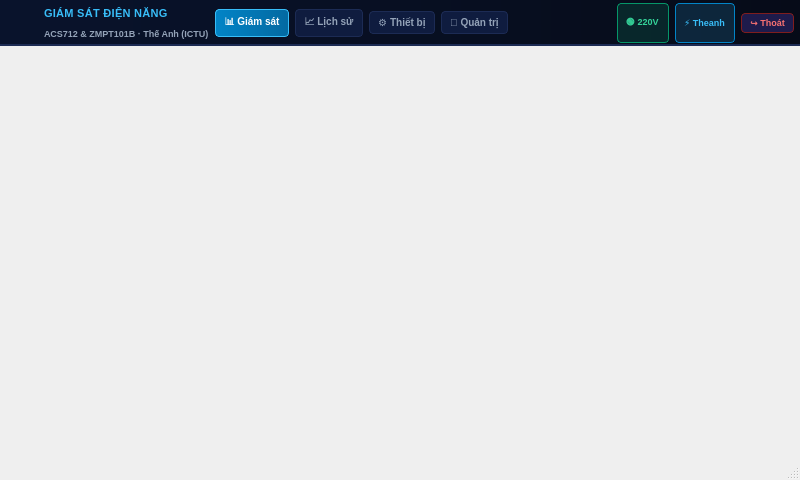
<?xml version="1.0" encoding="UTF-8"?>
<ui version="4.0">
 <class>MainWindow</class>
 <widget class="QMainWindow" name="MainWindow">
  <property name="geometry">
   <rect>
    <x>0</x>
    <y>0</y>
    <width>800</width>
    <height>480</height>
   </rect>
  </property>
  <property name="minimumSize">
   <size>
    <width>480</width>
    <height>320</height>
   </size>
  </property>
  <property name="maximumSize">
   <size>
    <width>16777215</width>
    <height>16777215</height>
   </size>
  </property>
  <property name="windowTitle">
   <string>Hệ Thống Giám Sát Điện Năng (ACS712 &amp; ZMPT101B) - Thế Anh (ICTU)</string>
  </property>
  <widget class="QWidget" name="centralWidget">
   <layout class="QVBoxLayout" name="mainLayout">
    <property name="spacing">
     <number>0</number>
    </property>
    <property name="leftMargin">
     <number>0</number>
    </property>
    <property name="topMargin">
     <number>0</number>
    </property>
    <property name="rightMargin">
     <number>0</number>
    </property>
    <property name="bottomMargin">
     <number>0</number>
    </property>

    <!-- TOP CONSOLE HEADER BAR -->
    <item>
     <widget class="QFrame" name="topConsoleBar">
      <property name="minimumSize">
       <size>
        <width>0</width>
        <height>46</height>
       </size>
      </property>
      <property name="maximumSize">
       <size>
        <width>16777215</width>
        <height>46</height>
       </size>
      </property>
      <property name="styleSheet">
       <string notr="true">
        QFrame#topConsoleBar {
          background: qlineargradient(x1:0, y1:0, x2:1, y2:0, stop:0 #09132c, stop:1 #060b18);
          border-bottom: 1.5px solid #1c2b54;
        }
        QLabel#appLogoLabel {
          border-radius: 4px;
        }
        QLabel#mainAppTitle {
          color: #38bdf8;
          font-size: 11px;
          font-weight: 900;
          letter-spacing: 0.3px;
        }
        QLabel#mainAppSubtitle {
          color: #94a3b8;
          font-size: 9px;
          font-weight: 600;
        }
        QLabel#headerBadgeGrid {
          background-color: rgba(16, 185, 129, 0.15);
          color: #34d399;
          border: 1px solid #059669;
          border-radius: 4px;
          padding: 2px 6px;
          font-size: 9px;
          font-weight: 800;
        }
        QLabel#headerBadgeDevice {
          background-color: rgba(56, 189, 248, 0.15);
          color: #38bdf8;
          border: 1px solid #0284c7;
          border-radius: 4px;
          padding: 2px 6px;
          font-size: 9px;
          font-weight: 800;
        }
        QPushButton#topNavDashboard,
        QPushButton#topNavHistory,
        QPushButton#topNavDevices,
        QPushButton#topNavUsers {
          background: #0f1c3f;
          color: #94a3b8;
          border: 1px solid #1c2b54;
          border-radius: 4px;
          font-size: 10px;
          font-weight: 700;
          padding: 4px 8px;
        }
        QPushButton#topNavDashboard:hover,
        QPushButton#topNavHistory:hover,
        QPushButton#topNavDevices:hover,
        QPushButton#topNavUsers:hover {
          background: #172554;
          color: #38bdf8;
          border-color: #38bdf8;
        }
        QPushButton#topNavDashboard:checked,
        QPushButton#topNavHistory:checked,
        QPushButton#topNavDevices:checked,
        QPushButton#topNavUsers:checked {
          background: qlineargradient(x1:0, y1:0, x2:1, y2:0, stop:0 #0284c7, stop:1 #0369a1);
          color: #ffffff;
          border-color: #38bdf8;
          font-weight: 800;
        }
        QPushButton#topLogoutButton {
          background: #1e1b4b;
          color: #f87171;
          border: 1px solid #7f1d1d;
          border-radius: 4px;
          font-size: 9px;
          font-weight: 800;
          padding: 3px 8px;
        }
        QPushButton#topLogoutButton:hover {
          background: #dc2626;
          color: #ffffff;
        }
       </string>
      </property>
      <layout class="QHBoxLayout" name="headerLayout">
       <property name="leftMargin">
        <number>6</number>
       </property>
       <property name="topMargin">
        <number>3</number>
       </property>
       <property name="rightMargin">
        <number>6</number>
       </property>
       <property name="bottomMargin">
        <number>3</number>
       </property>
       <property name="spacing">
        <number>6</number>
       </property>
       <item>
        <widget class="QLabel" name="appLogoLabel">
         <property name="minimumSize">
          <size>
           <width>32</width>
           <height>32</height>
          </size>
         </property>
         <property name="maximumSize">
          <size>
           <width>32</width>
           <height>32</height>
          </size>
         </property>
         <property name="pixmap">
          <pixmap resource="../resources/resources.qrc">:/images/logo_ictu.png</pixmap>
         </property>
         <property name="scaledContents">
          <bool>true</bool>
         </property>
        </widget>
       </item>
       <item>
        <layout class="QVBoxLayout" name="titleLayout">
         <property name="spacing">
          <number>0</number>
         </property>
         <item>
           <widget class="QLabel" name="mainAppTitle">
            <property name="text">
             <string>GIÁM SÁT ĐIỆN NĂNG</string>
            </property>
           </widget>
          </item>
           <item>
           <widget class="QLabel" name="mainAppSubtitle">
            <property name="text">
             <string>ACS712 &amp; ZMPT101B · Thế Anh (ICTU)</string>
            </property>
           </widget>
          </item>
        </layout>
       </item>
       <item>
        <widget class="QPushButton" name="topNavDashboard">
         <property name="toolTip">
          <string>Màn hình giám sát chính</string>
         </property>
         <property name="text">
          <string>📊 Giám sát</string>
         </property>
         <property name="checkable">
          <bool>true</bool>
         </property>
         <property name="checked">
          <bool>true</bool>
         </property>
         <property name="cursor">
          <cursorShape>PointingHandCursor</cursorShape>
         </property>
        </widget>
       </item>
       <item>
        <widget class="QPushButton" name="topNavHistory">
         <property name="toolTip">
          <string>Xem dữ liệu lịch sử đo lường</string>
         </property>
         <property name="text">
          <string>📈 Lịch sử</string>
         </property>
         <property name="checkable">
          <bool>true</bool>
         </property>
         <property name="cursor">
          <cursorShape>PointingHandCursor</cursorShape>
         </property>
        </widget>
       </item>
       <item>
        <widget class="QPushButton" name="topNavDevices">
         <property name="toolTip">
          <string>Quản lý thiết bị và cài đặt ngưỡng cảnh báo</string>
         </property>
         <property name="text">
          <string>⚙ Thiết bị</string>
         </property>
         <property name="checkable">
          <bool>true</bool>
         </property>
         <property name="cursor">
          <cursorShape>PointingHandCursor</cursorShape>
         </property>
        </widget>
       </item>
       <item>
        <widget class="QPushButton" name="topNavUsers">
         <property name="toolTip">
          <string>Quản lý tài khoản người dùng</string>
         </property>
         <property name="text">
          <string>👤 Quản trị</string>
         </property>
         <property name="checkable">
          <bool>true</bool>
         </property>
         <property name="cursor">
          <cursorShape>PointingHandCursor</cursorShape>
         </property>
        </widget>
       </item>
       <item>
        <spacer name="headerSpacer">
         <property name="orientation">
          <enum>Qt::Horizontal</enum>
         </property>
         <property name="sizeHint" stdset="0">
          <size>
           <width>10</width>
           <height>20</height>
          </size>
         </property>
        </spacer>
       </item>
        <item>
         <widget class="QLabel" name="headerBadgeGrid">
          <property name="text">
           <string>🟢 220V</string>
          </property>
         </widget>
        </item>
        <item>
         <widget class="QLabel" name="headerBadgeDevice">
          <property name="text">
           <string>⚡ Theanh</string>
          </property>
         </widget>
        </item>
        <item>
         <widget class="QPushButton" name="topLogoutButton">
          <property name="toolTip">
           <string>Đăng xuất tài khoản</string>
          </property>
          <property name="text">
           <string>↪ Thoát</string>
          </property>
         </widget>
        </item>
      </layout>
     </widget>
    </item>

    <!-- CENTRAL STACKED WIDGET FOR PAGES -->
    <item>
     <widget class="QStackedWidget" name="pages"/>
    </item>
   </layout>
  </widget>
  <widget class="QStatusBar" name="statusBar"/>
 </widget>
 <resources>
  <include location="../resources/resources.qrc"/>
 </resources>
 <connections/>
</ui>
